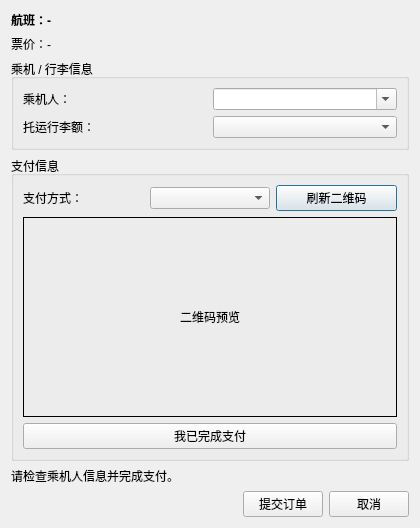
<?xml version="1.0" encoding="UTF-8"?>
<ui version="4.0">
 <class>BookingDialog</class>
 <widget class="QDialog" name="BookingDialog">
  <property name="geometry">
   <rect>
    <x>0</x>
    <y>0</y>
    <width>420</width>
    <height>520</height>
   </rect>
  </property>
  <property name="windowTitle">
   <string>完善订单</string>
  </property>
  <layout class="QVBoxLayout" name="verticalLayout">
   <item>
    <widget class="QLabel" name="flightLabel">
     <property name="text">
      <string>航班：-</string>
     </property>
     <property name="alignment">
      <set>Qt::AlignmentFlag::AlignLeading|Qt::AlignmentFlag::AlignLeft|Qt::AlignmentFlag::AlignVCenter</set>
     </property>
     <property name="styleSheet">
      <string notr="true">font-weight: bold;</string>
     </property>
    </widget>
   </item>
   <item>
    <widget class="QLabel" name="priceLabel">
     <property name="text">
      <string>票价：-</string>
     </property>
     <property name="alignment">
      <set>Qt::AlignmentFlag::AlignLeading|Qt::AlignmentFlag::AlignLeft|Qt::AlignmentFlag::AlignVCenter</set>
     </property>
    </widget>
   </item>
   <item>
    <widget class="QGroupBox" name="passengerGroupBox">
     <property name="title">
      <string>乘机 / 行李信息</string>
     </property>
     <layout class="QGridLayout" name="gridLayout">
      <item row="0" column="0">
       <widget class="QLabel" name="passengerLabel">
        <property name="text">
         <string>乘机人：</string>
        </property>
       </widget>
      </item>
      <item row="0" column="1">
       <widget class="QComboBox" name="passengerComboBox">
        <property name="editable">
         <bool>true</bool>
        </property>
        <property name="placeholderText">
         <string>请输入 / 选择乘机人</string>
        </property>
       </widget>
      </item>
      <item row="1" column="0">
       <widget class="QLabel" name="baggageLabel">
        <property name="text">
         <string>托运行李额：</string>
        </property>
       </widget>
      </item>
      <item row="1" column="1">
       <widget class="QComboBox" name="baggageComboBox"/>
      </item>
     </layout>
    </widget>
   </item>
   <item>
    <widget class="QGroupBox" name="paymentGroupBox">
     <property name="title">
      <string>支付信息</string>
     </property>
     <layout class="QGridLayout" name="gridLayout_2">
      <item row="0" column="0">
       <widget class="QLabel" name="paymentLabel">
        <property name="text">
         <string>支付方式：</string>
        </property>
       </widget>
      </item>
      <item row="0" column="1">
       <widget class="QComboBox" name="paymentMethodComboBox"/>
      </item>
      <item row="0" column="2">
       <widget class="QPushButton" name="generateQrButton">
        <property name="text">
         <string>刷新二维码</string>
        </property>
       </widget>
      </item>
      <item row="1" column="0" colspan="3">
       <widget class="QLabel" name="qrLabel">
        <property name="minimumSize">
         <size>
          <width>200</width>
          <height>200</height>
         </size>
        </property>
        <property name="frameShape">
         <enum>QFrame::Box</enum>
        </property>
        <property name="alignment">
         <set>Qt::AlignmentFlag::AlignCenter</set>
        </property>
        <property name="text">
         <string>二维码预览</string>
        </property>
       </widget>
      </item>
      <item row="2" column="0" colspan="3">
       <widget class="QPushButton" name="paymentDoneButton">
        <property name="text">
         <string>我已完成支付</string>
        </property>
       </widget>
      </item>
     </layout>
    </widget>
   </item>
   <item>
    <widget class="QLabel" name="statusLabel">
     <property name="text">
      <string>请检查乘机人信息并完成支付。</string>
     </property>
     <property name="wordWrap">
      <bool>true</bool>
     </property>
    </widget>
   </item>
   <item>
    <layout class="QHBoxLayout" name="buttonLayout">
     <item>
      <spacer name="horizontalSpacer">
       <property name="orientation">
        <enum>Qt::Orientation::Horizontal</enum>
       </property>
       <property name="sizeHint" stdset="0">
        <size>
         <width>40</width>
         <height>20</height>
        </size>
       </property>
      </spacer>
     </item>
     <item>
      <widget class="QPushButton" name="submitButton">
       <property name="text">
        <string>提交订单</string>
       </property>
      </widget>
     </item>
     <item>
      <widget class="QPushButton" name="cancelButton">
       <property name="text">
        <string>取消</string>
       </property>
      </widget>
     </item>
    </layout>
   </item>
  </layout>
 </widget>
 <resources/>
 <connections/>
</ui>
